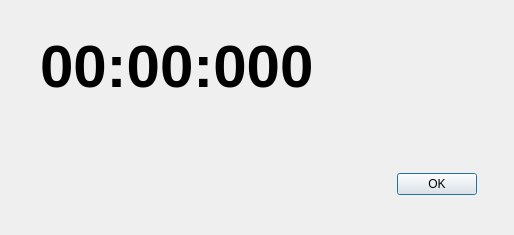
<?xml version="1.0" encoding="UTF-8"?>
<ui version="4.0">
 <class>Dialog</class>
 <widget class="QDialog" name="Dialog">
  <property name="geometry">
   <rect>
    <x>0</x>
    <y>0</y>
    <width>514</width>
    <height>235</height>
   </rect>
  </property>
  <property name="windowTitle">
   <string>Simple StopWatch</string>
  </property>
  <widget class="QDialogButtonBox" name="buttonBox">
   <property name="geometry">
    <rect>
     <x>310</x>
     <y>170</y>
     <width>167</width>
     <height>29</height>
    </rect>
   </property>
   <property name="standardButtons">
    <set>QDialogButtonBox::Ok</set>
   </property>
  </widget>
  <widget class="QLabel" name="label">
   <property name="geometry">
    <rect>
     <x>40</x>
     <y>20</y>
     <width>401</width>
     <height>91</height>
    </rect>
   </property>
   <property name="font">
    <font>
     <pointsize>45</pointsize>
     <bold>true</bold>
    </font>
   </property>
   <property name="text">
    <string>00:00:000</string>
   </property>
  </widget>
 </widget>
 <resources/>
 <connections/>
</ui>
